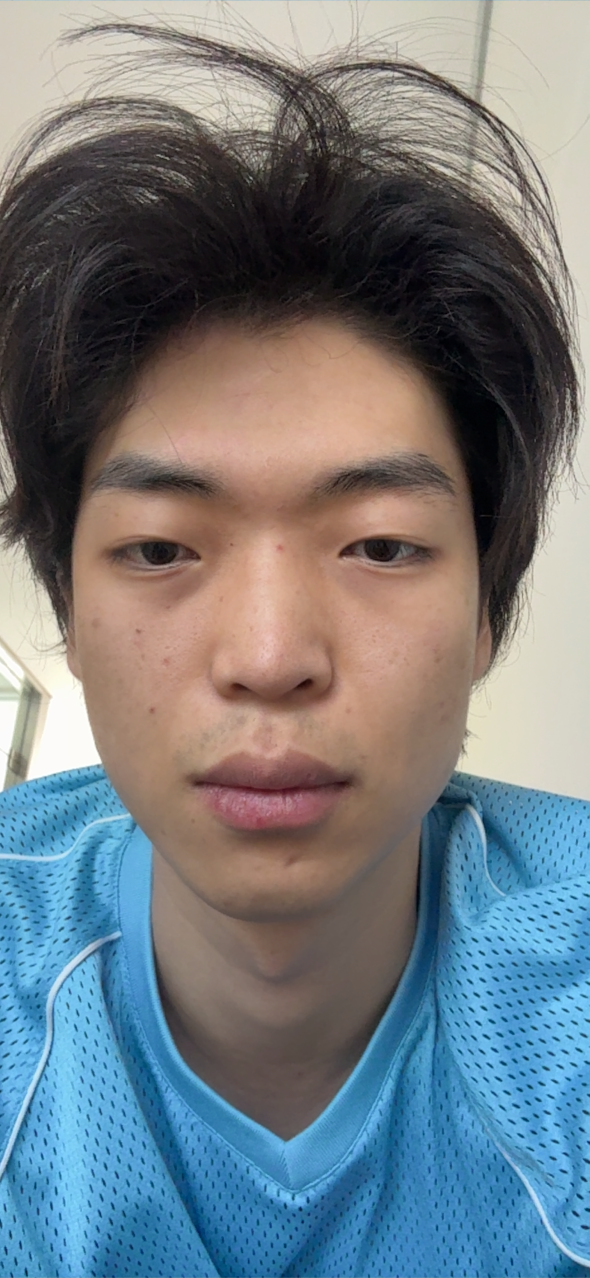
#> input picture docs/product/e7-region-detection-comparison-report-2026-06-27/assets/e7-reference-atlas/capture_pairs/pair_face_20260627T091334Z_06/frame.png, 1179 x 2556 px (shown at 1/2 size)
$ python -i generate_eyebrow_atlas.py   (imports and definitions only)
#> lines starting #> are read from the running program, lines starting #| are printed output that depends on the picture
#> further down, picture is the input picture: PIL image 1179x2556 RGB; mean R, G, B 114.5, 122.9, 128.8
#!/usr/bin/env python3
"""Generate Unity-ready eyebrow texture atlases and preview evidence."""

from __future__ import annotations

import argparse
from collections import deque
import hashlib
import json
import shutil
from pathlib import Path

import numpy as np
from PIL import Image, ImageDraw, ImageFilter

from generate_user_drawn_mask_textures import format_path, resolve_path, save, write_unity_meta

EYEBROW_COLOR_PRESETS: tuple[tuple[str, tuple[int, int, int], float], ...] = (
    ("black", (23, 20, 18), 0.06),
    ("dark brown", (59, 42, 34), 0.14),
    ("brown", (107, 74, 52), 0.25),
    ("light brown", (139, 100, 71), 0.38),
    ("wine", (106, 36, 59), 0.30),
)

CANDIDATE_CHANNEL_PROFILES: dict[int, dict[str, float | int]] = {
    1: {"morph": -1, "coverage": 0.72, "strand": 0.24, "fill": 0.08, "neutral": 0.34},
    2: {"morph": 0, "coverage": 0.86, "strand": 0.30, "fill": 0.11, "neutral": 0.40},
    3: {"morph": 1, "coverage": 1.00, "strand": 0.36, "fill": 0.15, "neutral": 0.46},
    4: {"morph": 2, "coverage": 1.12, "strand": 0.42, "fill": 0.19, "neutral": 0.52},
    5: {"morph": 1, "coverage": 0.94, "strand": 0.34, "fill": 0.13, "neutral": 0.44},
}


ATTACHMENT_STRIP = Path(
    "/Users/yeoduchi/.codex/attachments/5b4c9792-6760-4d4c-af08-3e2323e46728/image-1.png"
)
CANDIDATE_DEFAULTS = [
    Path("/Users/yeoduchi/Documents/ChatGPT Image 2026년 7월 1일 오전 12_09_27 (1).png"),
    Path("/Users/yeoduchi/Documents/ChatGPT Image 2026년 7월 1일 오전 12_09_27 (2).png"),
    Path("/Users/yeoduchi/Documents/ChatGPT Image 2026년 7월 1일 오전 12_09_27 (3).png"),
    Path("/Users/yeoduchi/Documents/ChatGPT Image 2026년 7월 1일 오전 12_09_27 (4).png"),
    Path("/Users/yeoduchi/Documents/ChatGPT Image 2026년 7월 1일 오전 12_09_27 (5).png"),
]


# [89 lines left out: functions parse_args, sha256, copy_if_exists, load_or_recover_face, not called in this run]


def eyebrow_alpha_from_rgb(image: Image.Image) -> np.ndarray:
    rgb = np.asarray(image.convert("RGB")).astype(np.float32)
    luminance = rgb.mean(axis=2)
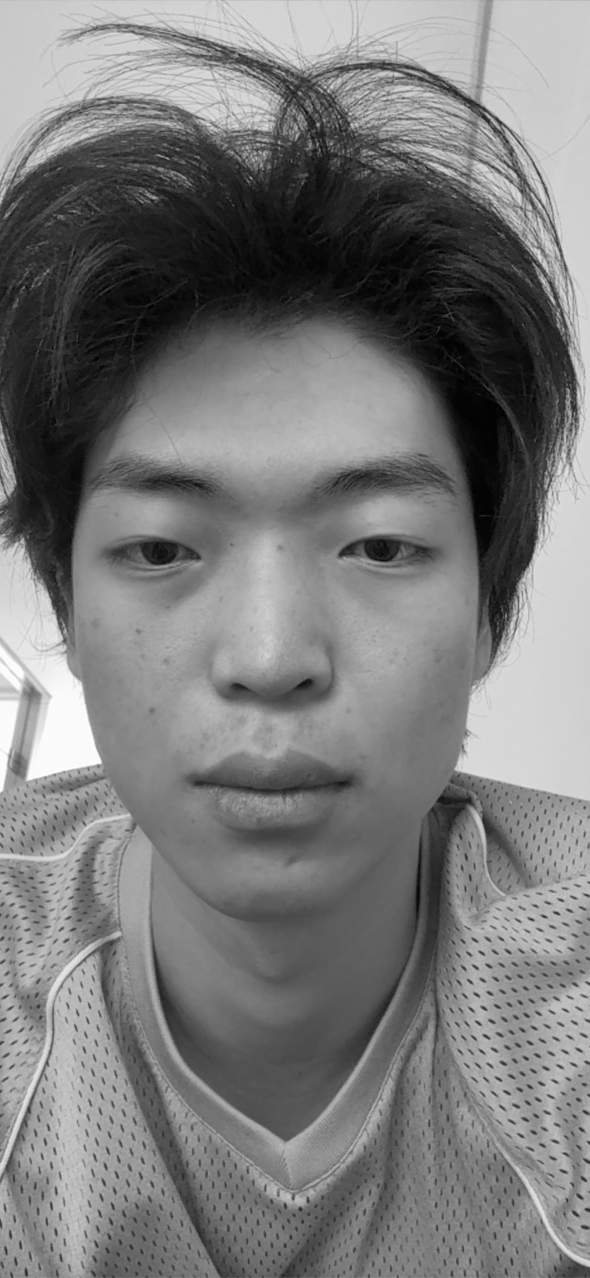
#> luminance: shape (2556, 1179) float32 (shown at 1/2 size); min 0, max 254.7, mean 122.1
    # The supplied images have a baked checkerboard background around 238-255.
    # Hair strokes sit much darker. This extracts strands without preserving the board.
    alpha = np.clip((226.0 - luminance) / 96.0, 0.0, 1.0)
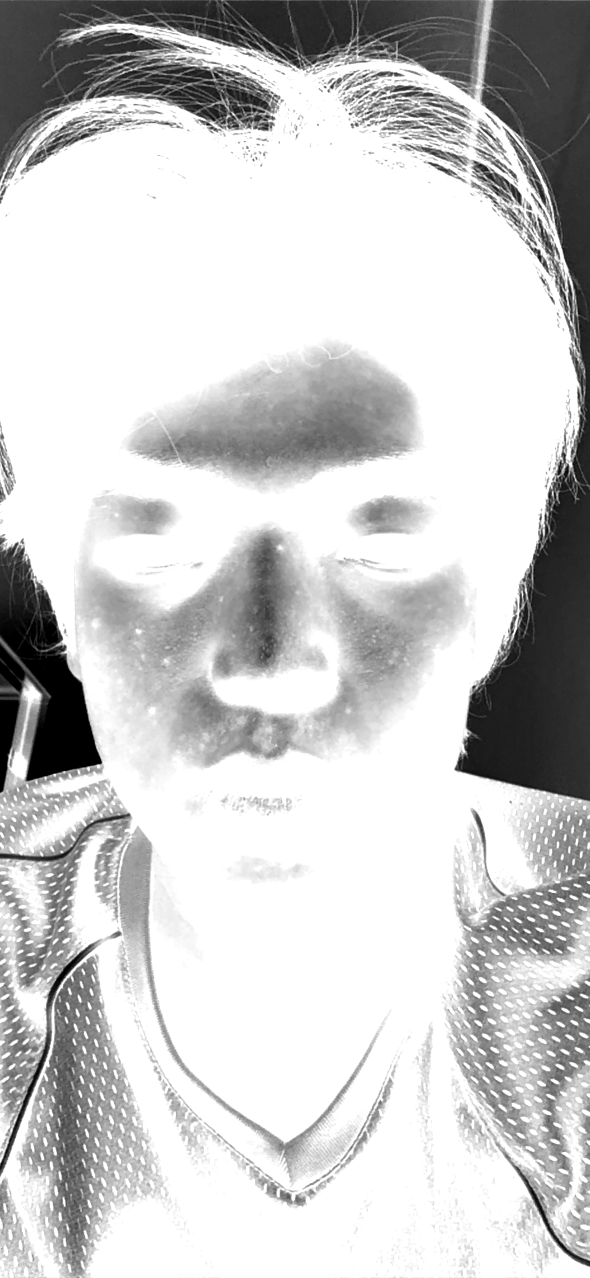
#> alpha: shape (2556, 1179) float32 (shown at 1/2 size); min 0, max 1, mean 0.796
    alpha[luminance > 224.0] = 0.0
    alpha = np.where(alpha > 0.035, alpha, 0.0)
    return alpha


def apply_candidate_profile(hair_img: Image.Image, candidate_index: int) -> Image.Image:
#> called with candidate_index = 5
    profile = CANDIDATE_CHANNEL_PROFILES.get(candidate_index, CANDIDATE_CHANNEL_PROFILES[5])
    morph = int(profile["morph"])
    if morph < 0:
        return hair_img.filter(ImageFilter.MinFilter(3))
    if morph >= 2:
        return hair_img.filter(ImageFilter.MaxFilter(5))
    if morph == 1:
        return hair_img.filter(ImageFilter.MaxFilter(3))
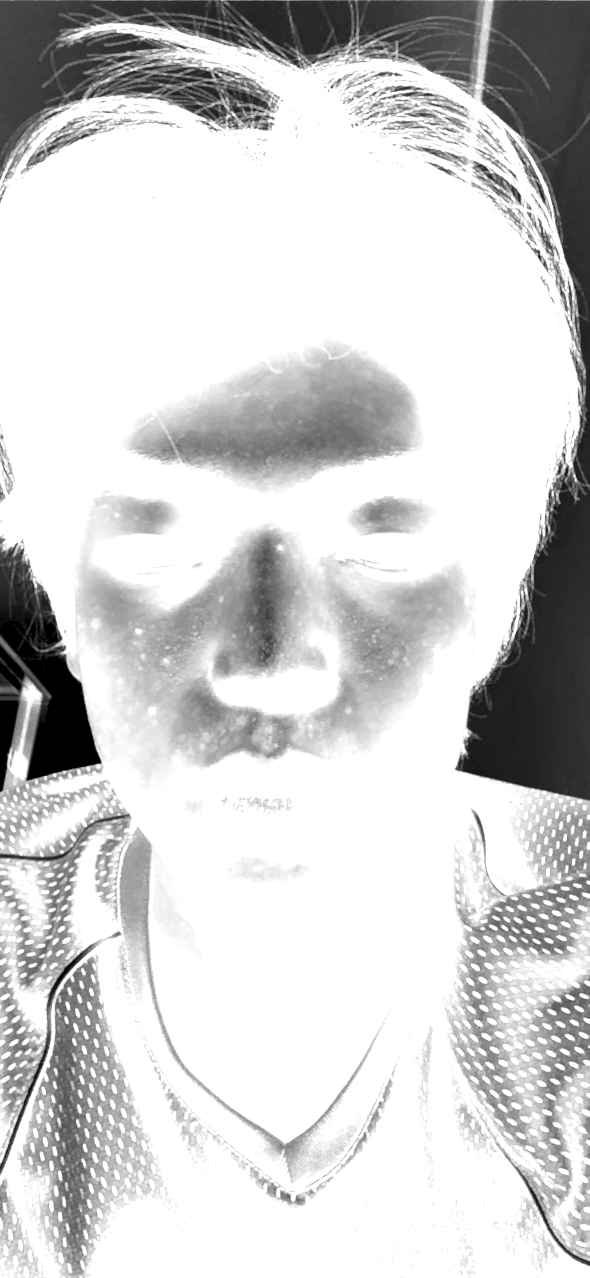
#> returned value: PIL image 1179x2556 L (shown at 1/2 size); min 0, max 255, mean 208.4
    return hair_img


def make_channel_atlas(
    image: Image.Image,
    candidate_index: int = 5,
) -> tuple[Image.Image, dict[str, object], np.ndarray]:
    alpha = eyebrow_alpha_from_rgb(image)
    hair = np.clip(alpha * 255.0, 0, 255).astype(np.uint8)
    hair_img = Image.fromarray(hair, mode="L")
    hair_img = apply_candidate_profile(hair_img, candidate_index)
    hair = np.asarray(hair_img).astype(np.uint8)
    profile = CANDIDATE_CHANNEL_PROFILES.get(candidate_index, CANDIDATE_CHANNEL_PROFILES[5])
    coverage = hair_img.filter(ImageFilter.GaussianBlur(radius=2.4))
    fill = hair_img.filter(ImageFilter.GaussianBlur(radius=5.0))
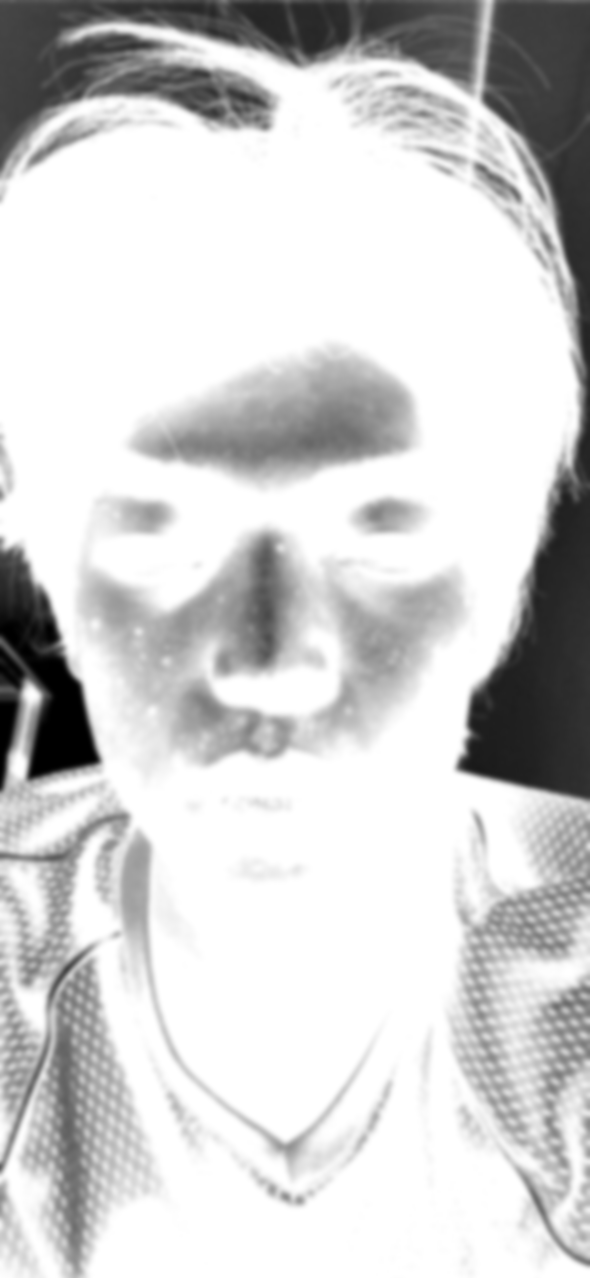
#> fill: PIL image 1179x2556 L (shown at 1/2 size); min 0, max 255, mean 208.4
    neutralizer = hair_img.filter(ImageFilter.GaussianBlur(radius=8.0))

    coverage_np = np.asarray(coverage).astype(np.float32)
    fill_np = np.asarray(fill).astype(np.float32)
    neutral_np = np.asarray(neutralizer).astype(np.float32)
    rgba = np.stack(
        [
            np.clip(
                np.maximum(
                    coverage_np * float(profile["coverage"]),
                    hair.astype(np.float32) * float(profile["coverage"]) * 0.84,
                ),
                0,
                255,
            ),
            np.clip(hair.astype(np.float32) * float(profile["strand"]), 0, 255),
            np.clip(fill_np * float(profile["fill"]), 0, 255),
            np.clip(neutral_np * float(profile["neutral"]), 0, 255),
        ],
        axis=2,
    ).astype(np.uint8)
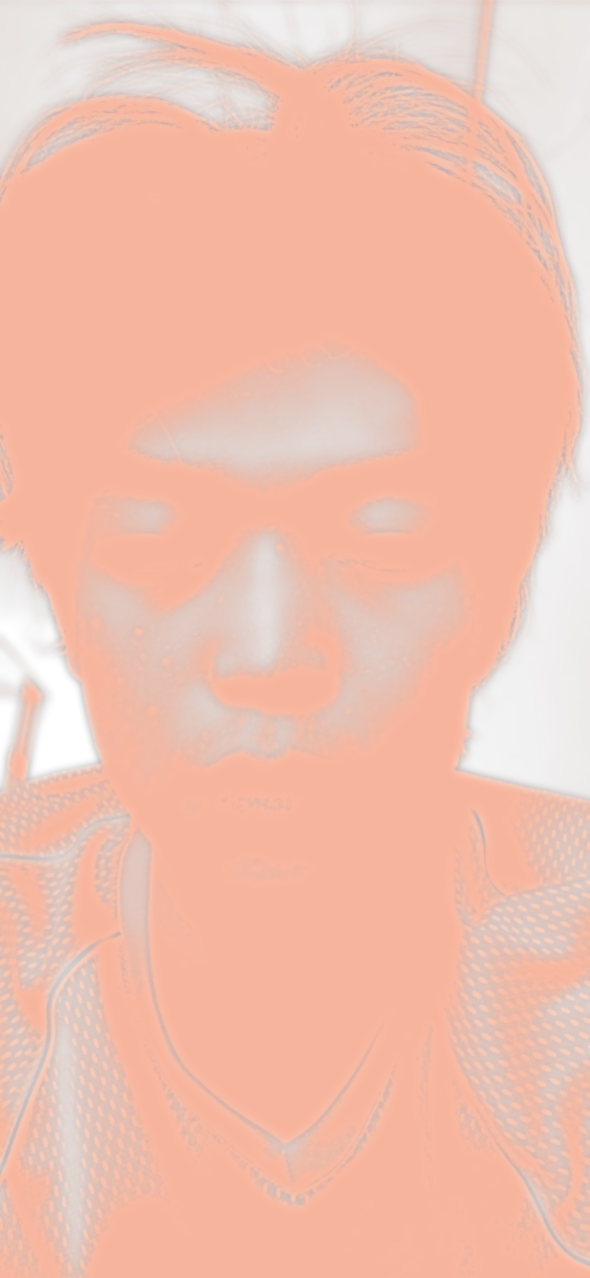
#> rgba: shape (2556, 1179, 4) (shown at 1/2 size); mean of channels 0, 1, 2, 3 195.4, 70.3, 26.8, 91.3; transparent parts drawn white

    atlas = Image.fromarray(rgba, mode="RGBA")
    ys, xs = np.nonzero(hair > 8)
    bbox = "none"
    if len(xs) > 0:
        bbox = (
            f"left={int(xs.min())},top={int(ys.min())},right={int(xs.max())},"
            f"bottom={int(ys.max())},width={int(xs.max() - xs.min() + 1)},"
            f"height={int(ys.max() - ys.min() + 1)}"
        )
    stats = {
        "size": {"width": image.width, "height": image.height},
        "activePixelCountGt8": int((hair > 8).sum()),
        "activeCoverageGt8": float((hair > 8).sum() / max(1, hair.size)),
        "activeBbox": bbox,
        "maxHairValue": int(hair.max()) if hair.size else 0,
        "candidateChannelProfile": profile,
    }
    return atlas, stats, hair


# [432 lines left out: functions make_channel_sheet, split_brow_crops, sample_skin_color, connected_components, expand_box, prior_tight_brow_box and 9 more, not called in this run]


APPROVED_LEFT_TOP_V10 = [(96, 508), (146, 493), (216, 477), (288, 467), (362, 476), (421, 493)]
APPROVED_LEFT_BOTTOM_V10 = [(96, 508), (178, 508), (262, 510), (348, 520), (421, 536)]
APPROVED_RIGHT_INNER_X_V10 = 486
APPROVED_RIGHT_TAIL_X_V10 = 830
FACE_LOCAL_SOURCE_Y_TOP = 464.0
FACE_LOCAL_SOURCE_Y_BOTTOM = 532.0
FACE_LOCAL_UV_TOP = 0.772
FACE_LOCAL_UV_BOTTOM = 0.684


# [549 lines left out: functions mirror_left_brow_points, smooth_brow_points, approved_brow_polygons_v10, polygon_bbox, bbox_record, expand_approved_box and 11 more, not called in this run]


# [2 lines not run here, left out]

>>> from PIL import Image
>>> picture = Image.open('../../docs/product/e7-region-detection-comparison-report-2026-06-27/assets/e7-reference-atlas/capture_pairs/pair_face_20260627T091334Z_06/frame.png')
>>> result = make_channel_atlas(picture)

$ run again, on evidence/references/e7-user-gold-raw-20260626/A_0.png
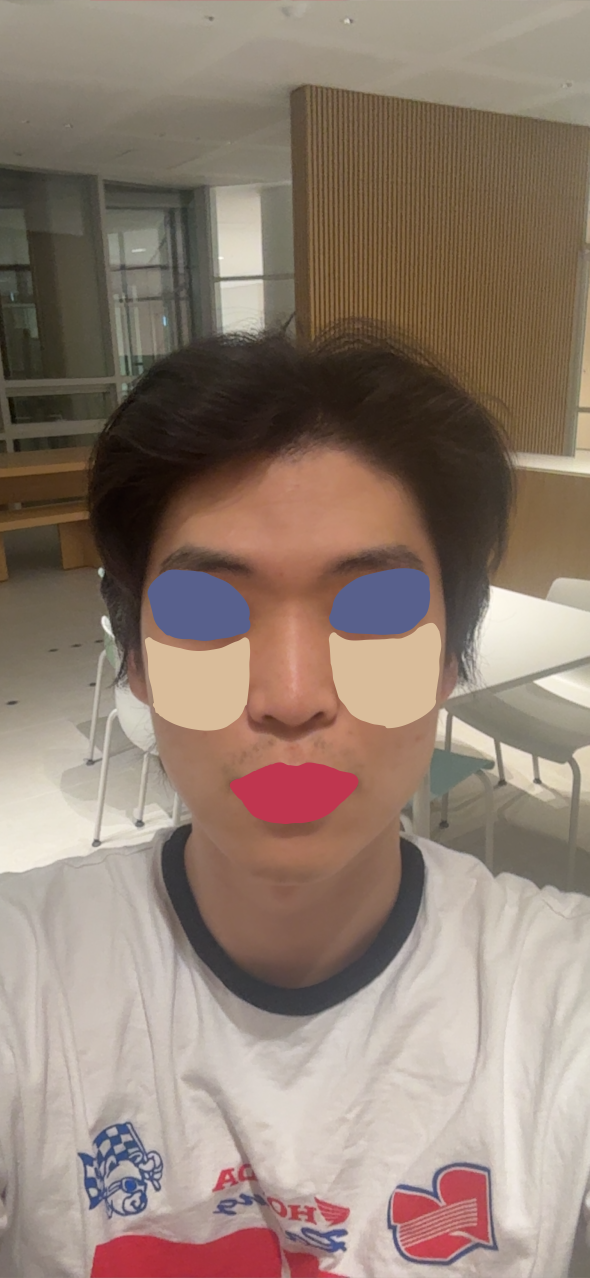
#> input picture evidence/references/e7-user-gold-raw-20260626/A_0.png, 1179 x 2556 px (shown at 1/2 size)
#> picture is the input picture: PIL image 1179x2556 RGBA; mean R, G, B, A 144.4, 126.4, 113.9, 255
#> in make_channel_atlas, `fill = hair_img.filter(ImageFilter.GaussianBlur(radius=5.0))`:
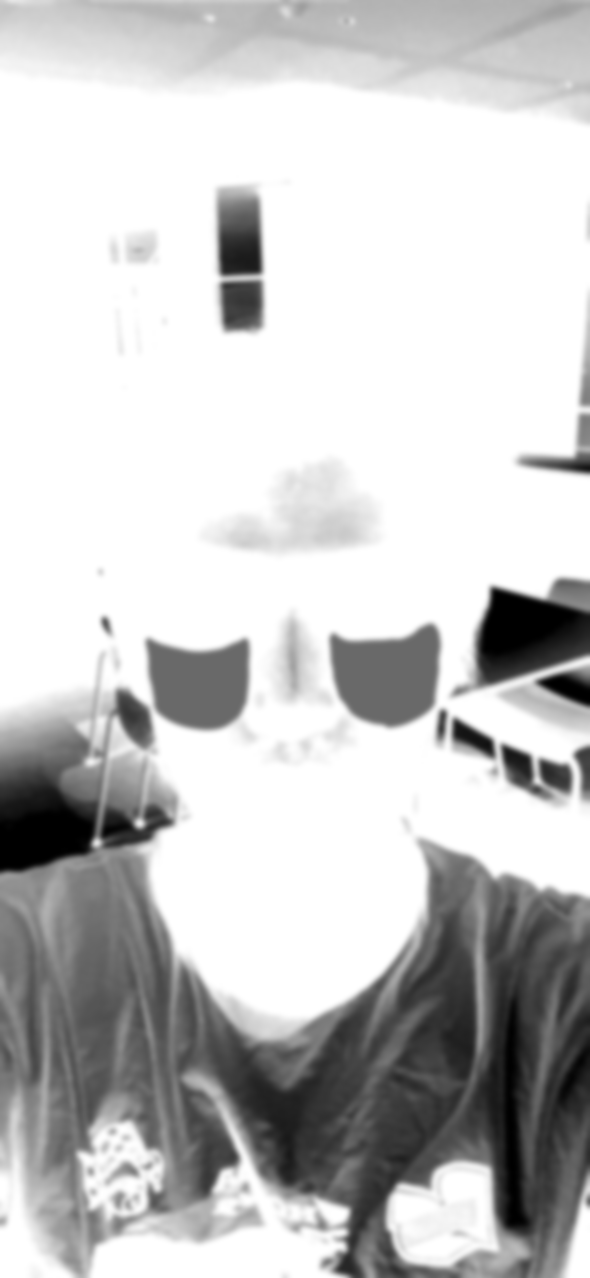
#> fill: PIL image 1179x2556 L (shown at 1/2 size); min 0, max 255, mean 199
#> in make_channel_atlas, `rgba = np.stack( [ np.clip( np.maximum( coverage_np * float(profile["c..`:
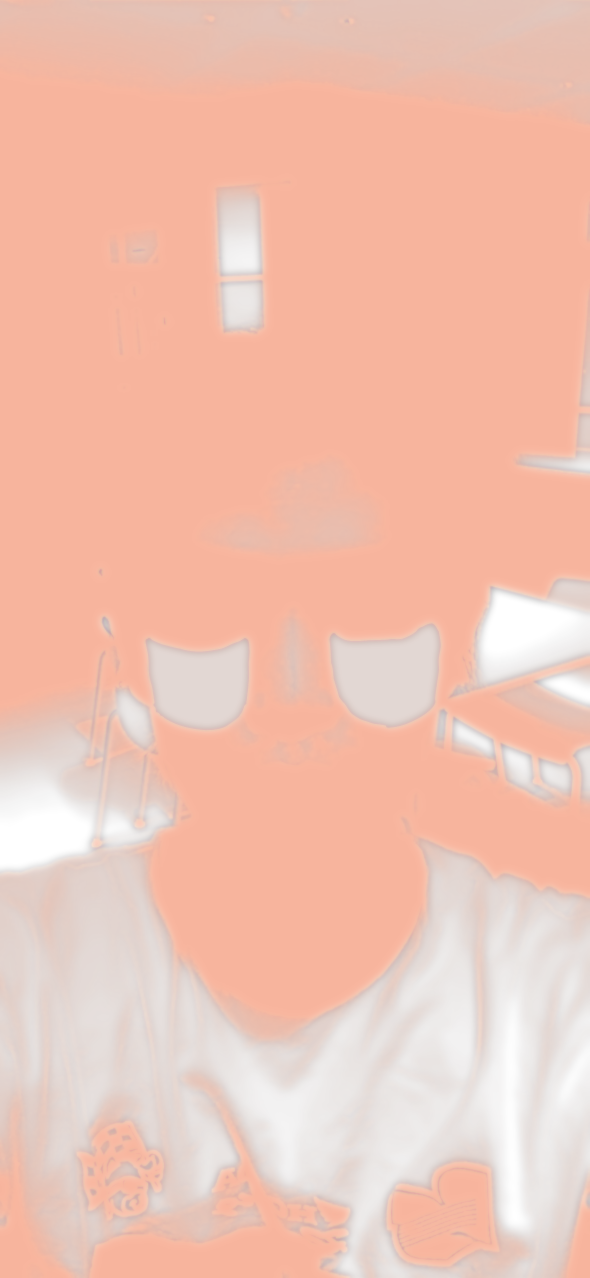
#> rgba: shape (2556, 1179, 4) (shown at 1/2 size); mean of channels 0, 1, 2, 3 186.5, 67.1, 25.6, 87.2; transparent parts drawn white
